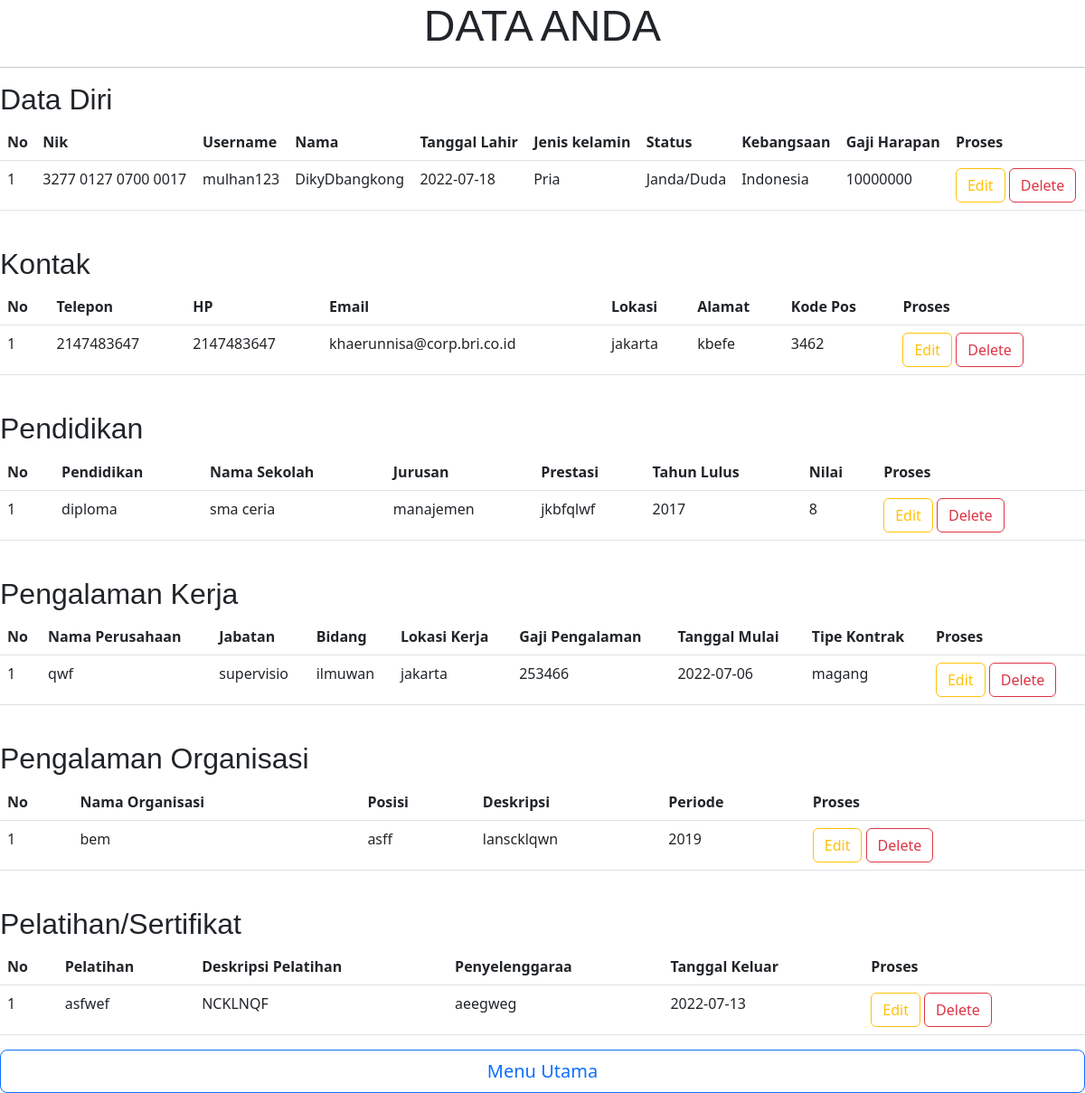
/SILOKER/cekProfil.php, run on the app's committed database.
### tables this page shows
CREATE TABLE `profil` (
  `nik` varchar(30) NOT NULL,
  `username` varchar(20) NOT NULL,
  `nama` varchar(35) NOT NULL,
  `tanggal-lahir` date NOT NULL,
  `jenis-kelamin` varchar(10) NOT NULL,
  `status` varchar(15) NOT NULL,
  `kebangsaan` varchar(17) NOT NULL,
  `gaji-harapan` int(10) NOT NULL,
  `telepon` int(15) NOT NULL,
  `hp` int(15) NOT NULL,
  `email` varchar(30) NOT NULL,
  `lokasi` varchar(15) NOT NULL,
  `alamat` text NOT NULL,
  `kode-pos` int(7) NOT NULL,
  `pendidikan` varchar(10) NOT NULL,
  `nama-sekolah` varchar(20) NOT NULL,
  `jurusan` varchar(20) NOT NULL,
  `prestasi` text NOT NULL,
  `tahun-lulus` int(5) NOT NULL,
  `nilai` int(5) NOT NULL,
  `nama-perusahaan` varchar(20) NOT NULL,
  `jabatan` varchar(10) NOT NULL,
  `bidang` varchar(10) NOT NULL,
  `lokasi-kerja` varchar(15) NOT NULL,
  `gaji-pengalaman` int(10) NOT NULL,
  `tanggal-mulai` date NOT NULL,
  `tipe-kontrak` varchar(15) NOT NULL,
  `nama-organisasi` varchar(20) NOT NULL,
  `posisi` varchar(10) NOT NULL,
  `deskripsi` text NOT NULL,
  `periode` int(7) NOT NULL,
  `pelatihan` varchar(30) NOT NULL,
  `deskripsi-pelatihan` varchar(30) NOT NULL,
  `penyelenggara` varchar(30) NOT NULL,
  `tanggal-keluar` date NOT NULL
);

### SILOKER/cekProfil.php (the view, shortened to what this page needs)
<!DOCTYPE html>
<html lang="en">
<head>
    <link rel="stylesheet" href="css/bootstrap.min.css">
</head>
<body>
    <?php
        require("fungsi.php");
        $sql = "SELECT * FROM profil";
     ?>
    <center>
        <h1 style="font-size: 3em; font-family: sans-serif">DATA ANDA</h1>
        <hr style="border: 1;
            height: 1px;
            background: #333;
            background-image: linear-gradient(to right, #ccc, #333, #ccc);">
    </center>
    <h2 style="font-size: 2em; font-family: sans-serif">Data Diri</h2>
    <center>
        <table class="table">
            <thead class="thead-dark">
                <tr>
                    <th scope="col">No</th>
                    <th scope="col">Nik</th>
                    <th scope="col">Username</th>
                    <th scope="col">Nama</th>
                    <th scope="col">Tanggal Lahir</th>
                    <th scope="col">Jenis kelamin</th>
                    <th scope="col">Status</th>
                    <th scope="col">Kebangsaan</th>
                    <th scope="col">Gaji Harapan</th>
                    <th scope="col">Proses</th>
                </tr>
            </thead>
            <tbody>
                <?php
                    $hasil = mysqli_query($conn,$sql);
                    $row = mysqli_fetch_row($hasil);
                    $n=1;
                    do
                    {
                    list($nik,$username,$nama,$tanggalLahir,$jenisKelamin,$status,$kebangsaan,$gajiHarapan
                    ,$telepon,$hp,$email,$lokasi,$alamat,$kodePos
                    ,$pendidikan,$namaSekolah,$jurusan,$prestasi,$tahunLulus,$nilai
                    ,$namaPerusahaan,$jabatan,$bidang,$lokasiKerja,$gajiPengalaman,$tanggalMulai,$tipeKontrak
                    ,$namaOrganisasi,$posisi,$deskripsi,$periode
                    ,$pelatihan,$deskripsiPelatihan,$penyelenggara,$tanggalKeluar)=$row;
                    echo "<tr>
                        <td>$n</td>
                        <td>$nik</td>
                        <td>$username</td>
                        <td>$nama</td>
                        <td>$tanggalLahir</td>
                        <td>$jenisKelamin</td>
                        <td>$status</td>
                        <td>$kebangsaan</td>
                        <td>$gajiHarapan</td>
                        <td>
                            <a href='editProfil.php?nik=$nik' class='btn btn-outline-warning'>Edit</a>
                            <a href='hapusProfil.php?nik=$nik' class='btn btn-outline-danger'>Delete</a>
                        </td>
                      </tr>";
                    $n++;
                    }
                    while($row=mysqli_fetch_row($hasil));
                ?>
            </tbody>
        </table>
    </center>
    <br>
    <h2 style="font-size: 2em; font-family: sans-serif">Kontak</h2>
    <center>
        <table class="table">
            <thead class="thead-light">
                <tr>
                    <th scope="col">No</th>
                    <th scope="col">Telepon</th>
                    <th scope="col">HP</th>
                    <th scope="col">Email</th>
                    <th scope="col">Lokasi</th>
                    <th scope="col">Alamat</th>
                    <th scope="col">Kode Pos</th>
                    <th scope="col">Proses</th>
                </tr>
            </thead>
            <tbody>
                <?php
                    $hasil = mysqli_query($conn,$sql);
                    $row = mysqli_fetch_row($hasil);
                    $n = 1;
                    do
                    {
                    list($nik,$username,$nama,$tanggalLahir,$jenisKelamin,$status,$kebangsaan,$gajiHarapan
                    ,$telepon,$hp,$email,$lokasi,$alamat,$kodePos
                    ,$pendidikan,$namaSekolah,$jurusan,$prestasi,$tahunLulus,$nilai
                    ,$namaPerusahaan,$jabatan,$bidang,$lokasiKerja,$gajiPengalaman,$tanggalMulai,$tipeKontrak
                    ,$namaOrganisasi,$posisi,$deskripsi,$periode
                    ,$pelatihan,$deskripsiPelatihan,$penyelenggara,$tanggalKeluar)=$row;
                    echo "<tr>
                            <td>$n</td>
                            <td>$telepon</td>
                            <td>$hp</td>
                            <td>$email</td>
                            <td>$lokasi</td>
                            <td>$alamat</td>
                            <td>$kodePos</td>
                            <td>
                                <a href='editProfil.php?nik=$nik' class='btn btn-outline-warning'>Edit</a>
                                <a href='hapusProfil.php?nik=$nik' class='btn btn-outline-danger'>Delete</a>
                            </td>
                        </tr>";
                    $n++;
                    }
                    while($row=mysqli_fetch_row($hasil));
                ?>
            </tbody>
        </table>
    </center>
    <br>
    <h2 style="font-size: 2em; font-family: sans-serif">Pendidikan</h2>
    <center>
        <table class="table">
            <thead class="thead-light">
                <tr>
                    <th scope="col">No</th>
                    <th scope="col">Pendidikan</th>
                    <th scope="col">Nama Sekolah</th>
                    <th scope="col">Jurusan</th>
                    <th scope="col">Prestasi</th>
                    <th scope="col">Tahun Lulus</th>
                    <th scope="col">Nilai</th>
                    <th scope="col">Proses</th>
                </tr>
            </thead>
            <tbody>
                <?php
                    $hasil = mysqli_query($conn,$sql);
                    $row = mysqli_fetch_row($hasil);
                    $n = 1;
                    do
                    {
                    list($nik,$username,$nama,$tanggalLahir,$jenisKelamin,$status,$kebangsaan,$gajiHarapan
                    ,$telepon,$hp,$email,$lokasi,$alamat,$kodePos
                    ,$pendidikan,$namaSekolah,$jurusan,$prestasi,$tahunLulus,$nilai
                    ,$namaPerusahaan,$jabatan,$bidang,$lokasiKerja,$gajiPengalaman,$tanggalMulai,$tipeKontrak
                    ,$namaOrganisasi,$posisi,$deskripsi,$periode
                    ,$pelatihan,$deskripsiPelatihan,$penyelenggara,$tanggalKeluar)=$row;
                    echo "<tr>
                            <td>$n</td>
                            <td>$pendidikan</td>
                            <td>$namaSekolah</td>
                            <td>$jurusan</td>
                            <td>$prestasi</td>
                            <td>$tahunLulus</td>
                            <td>$nilai</td>
                            <td>
                                <a href='editProfil.php?nik=$nik' class='btn btn-outline-warning'>Edit</a>
                                <a href='hapusProfil.php?nik=$nik' class='btn btn-outline-danger'>Delete</a>
                            </td>
                        </tr>";
                    $n++;
                    }
                    while($row=mysqli_fetch_row($hasil));
                ?>
            </tbody>
        </table>
    </center>
    <br>
    <h2 style="font-size: 2em; font-family: sans-serif">Pengalaman Kerja</h2>
    <center>
        <table class="table">
            <thead class="thead-light">
                <tr>
                    <th scope="col">No</th>
                    <th scope="col">Nama Perusahaan</th>
                    <th scope="col">Jabatan</th>
                    <th scope="col">Bidang</th>
                    <th scope="col">Lokasi Kerja</th>
                    <th scope="col">Gaji Pengalaman</th>
                    <th scope="col">Tanggal Mulai</th>
                    <th scope="col">Tipe Kontrak</th>
                    <th scope="col">Proses</th>
                </tr>
            </thead>
            <tbody>
                <?php
                    $hasil = mysqli_query($conn,$sql);
                    $row = mysqli_fetch_row($hasil);
                    $n = 1;
                    do
                    {
                    list($nik,$username,$nama,$tanggalLahir,$jenisKelamin,$status,$kebangsaan,$gajiHarapan
                    ,$telepon,$hp,$email,$lokasi,$alamat,$kodePos
                    ,$pendidikan,$namaSekolah,$jurusan,$prestasi,$tahunLulus,$nilai
                    ,$namaPerusahaan,$jabatan,$bidang,$lokasiKerja,$gajiPengalaman,$tanggalMulai,$tipeKontrak
                    ,$namaOrganisasi,$posisi,$deskripsi,$periode
                    ,$pelatihan,$deskripsiPelatihan,$penyelenggara,$tanggalKeluar)=$row;
                    echo "<tr>
                            <td>$n</td>
                            <td>$namaPerusahaan</td>
                            <td>$jabatan</td>
                            <td>$bidang</td>
                            <td>$lokasiKerja</td>
                            <td>$gajiPengalaman</td>
                            <td>$tanggalMulai</td>
                            <td>$tipeKontrak</td>
                            <td>
                                <a href='editProfil.php?nik=$nik' class='btn btn-outline-warning'>Edit</a>
                                <a href='hapusProfil.php?nik=$nik' class='btn btn-outline-danger'>Delete</a>
                            </td>
                        </tr>";
                    $n++;
                    }
                    while($row=mysqli_fetch_row($hasil));
                ?>
            </tbody>
        </table>
    </center>
    <br>
    <h2 style="font-size: 2em; font-family: sans-serif">Pengalaman Organisasi</h2>
    <center>
        <table class="table">
            <thead class="thead-light">
                <tr>
                    <th scope="col">No</th>
                    <th scope="col">Nama Organisasi</th>
                    <th scope="col">Posisi</th>
                    <th scope="col">Deskripsi</th>
                    <th scope="col">Periode</th>
                    <th scope="col">Proses</th>
                </tr>
            </thead>
            <tbody>
                <?php
                    $hasil = mysqli_query($conn,$sql);
                    $row = mysqli_fetch_row($hasil);
                    $n = 1;
                    do
                    {
                    list($nik,$username,$nama,$tanggalLahir,$jenisKelamin,$status,$kebangsaan,$gajiHarapan
                    ,$telepon,$hp,$email,$lokasi,$alamat,$kodePos
                    ,$pendidikan,$namaSekolah,$jurusan,$prestasi,$tahunLulus,$nilai
                    ,$namaPerusahaan,$jabatan,$bidang,$lokasiKerja,$gajiPengalaman,$tanggalMulai,$tipeKontrak
                    ,$namaOrganisasi,$posisi,$deskripsi,$periode
                    ,$pelatihan,$deskripsiPelatihan,$penyelenggara,$tanggalKeluar)=$row;
                    echo "<tr>
                            <td>$n</td>
                            <td>$namaOrganisasi</td>
                            <td>$posisi</td>
                            <td>$deskripsi</td>
                            <td>$periode</td>
                            <td>
                                <a href='editProfil.php?nik=$nik' class='btn btn-outline-warning'>Edit</a>
                                <a href='hapusProfil.php?nik=$nik' class='btn btn-outline-danger'>Delete</a>
                            </td>
                        </tr>";
                    $n++;
                    }
                    while($row=mysqli_fetch_row($hasil));
                ?>
            </tbody>
        </table>
    </center>
    <br>
    <h2 style="font-size: 2em; font-family: sans-serif">Pelatihan/Sertifikat</h2>
    <center>
        <table class="table">
            <thead class="thead-light">
                <tr>
                    <th scope="col">No</th>
                    <th scope="col">Pelatihan</th>
                    <th scope="col">Deskripsi Pelatihan</th>
                    <th scope="col">Penyelenggaraa</th>
                    <th scope="col">Tanggal Keluar</th>
                    <th scope="col">Proses</th>
                </tr>
            </thead>
            <tbody>
                <?php
                    $hasil = mysqli_query($conn,$sql);
                    $row = mysqli_fetch_row($hasil);
                    $n = 1;
                    do
                    {
                    list($nik,$username,$nama,$tanggalLahir,$jenisKelamin,$status,$kebangsaan,$gajiHarapan
                    ,$telepon,$hp,$email,$lokasi,$alamat,$kodePos
                    ,$pendidikan,$namaSekolah,$jurusan,$prestasi,$tahunLulus,$nilai
                    ,$namaPerusahaan,$jabatan,$bidang,$lokasiKerja,$gajiPengalaman,$tanggalMulai,$tipeKontrak
                    ,$namaOrganisasi,$posisi,$deskripsi,$periode
                    ,$pelatihan,$deskripsiPelatihan,$penyelenggara,$tanggalKeluar)=$row;
                    echo "<tr>
                            <td>$n</td>
                            <td>$pelatihan</td>
                            <td>$deskripsiPelatihan</td>
                            <td>$penyelenggara</td>
                            <td>$tanggalKeluar</td>
                            <td>
                                <a href='editProfil.php?nik=$nik' class='btn btn-outline-warning'>Edit</a>
                                <a href='hapusProfil.php?nik=$nik' class='btn btn-outline-danger'>Delete</a>
                            </td>
                        </tr>";
                    $n++;
                    }
                    while($row=mysqli_fetch_row($hasil));
                ?>
            </tbody>
        </table>
        <div class="d-grid gap-2 col-12 mx-auto">
            <a herf="#" class="btn btn-outline-primary btn-lg" id="tombolMenu">Menu Utama</a>
        </div>
    </center>
</body>
</html>

### data on the page
profil: nik "3277 0127 0700 0017", username "mulhan123", nama "DikyDbangkong", value "2022-07-18", value "Pria", status "Janda/Duda", kebangsaan "Indonesia", value "10000000", telepon "2147483647", hp "2147483647", email "khaerunnisa@corp.bri.co.id", lokasi "jakarta", alamat "kbefe", value "3462", pendidikan "diploma", value "sma ceria", jurusan "manajemen", prestasi "jkbfqlwf", value "2017", nilai "8", value "qwf", jabatan "supervisio", bidang "ilmuwan", value "jakarta", value "253466", value "2022-07-06", value "magang", value "bem", posisi "asff", deskripsi "lanscklqwn", periode "2019", pelatihan "asfwef", value "NCKLNQF", penyelenggara "aeegweg", value "2022-07-13"
